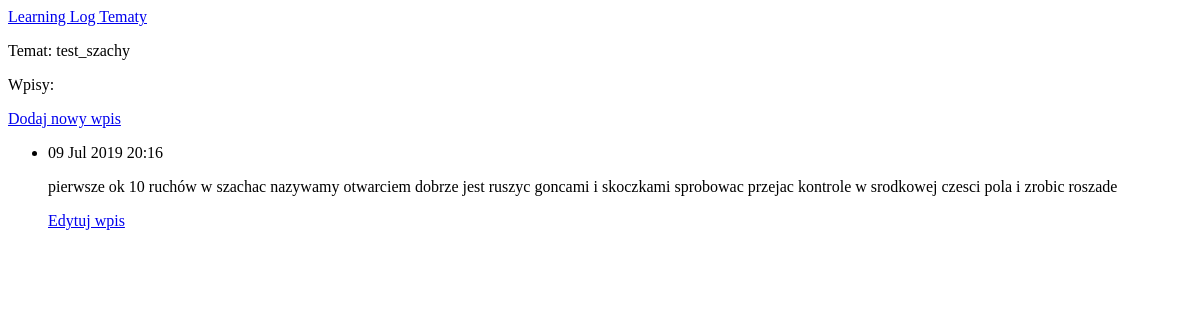
Page /topics/1/ on the earlier database version.
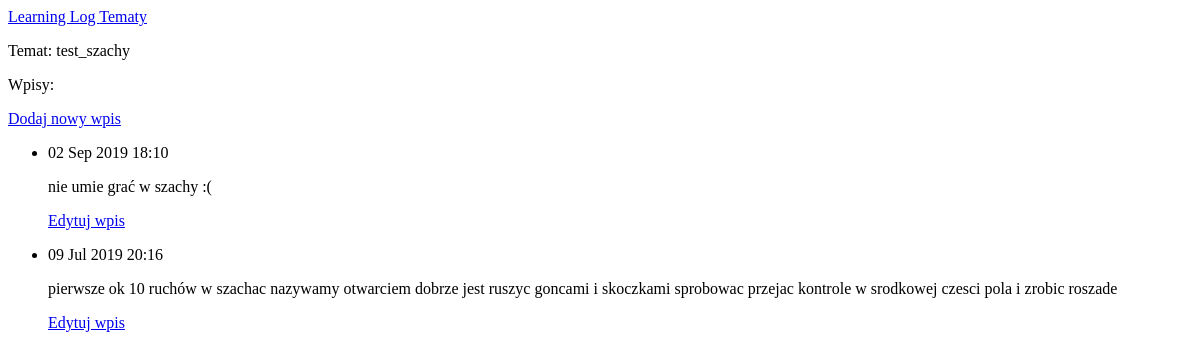
Same page on the later database version.
### learning_logs/models.py (models this page shows, shortened)
class Topic(models.Model):
    text = models.CharField(max_length = 200)
    date_added = models.DateTimeField(auto_now_add = True)
    def __str__(self):
        return self.text

class Entry(models.Model):
    topic = models.ForeignKey(Topic, on_delete = models.CASCADE)
    text = models.TextField()
    date_added = models.DateTimeField(auto_now_add = True)
    class Meta:
        verbose_name_plural = 'entries'

### learning_logs/views.py (the view)
# urls.py: url(r'^topics/(?P<topic_id>\d+)/$', views.topic, name = 'topic'),
def topic(request, topic_id):
    topic = Topic.objects.get(id = topic_id)
    entries = topic.entry_set.order_by('-date_added')
    context = {'topic': topic, 'entries': entries}
    return render(request, 'learning_logs/topic.html', context)

### learning_logs/templates/learning_logs/topic.html
{% extends 'learning_logs/base.html' %}
{% block content %}
  <p> Temat: {{ topic }} </p>
  <p> Wpisy: </p>
  <p>
    <a href = "{% url 'learning_logs:new_entry' topic.id %}"> Dodaj nowy wpis </a>
  </p>
  <ul>
  {% for entry in entries %}
    <li>
      <p> {{ entry.date_added|date:'d M Y H:i' }} </p>
      <p> {{ entry.text|linebreaks }} </p>
      <p>
        <a href = "{% url 'learning_logs:edit_entry' entry.id %}"> Edytuj wpis </a>
      </p>
    </li>
  {% empty %}
    <li>
      Nie ma jeszcze żadnego wpisu.
    </li>
  {% endfor %}
  </ul>
{% endblock content %}

### learning_logs/templates/learning_logs/base.html
<p>
  <a href = "{% url 'learning_logs:index' %}" > Learning Log </a>
  <a href = "{% url 'learning_logs:topics' %}" > Tematy </a>
</p>
{% block content %}{% endblock content %}

Differences in the rows shown:
added Entry: date_added "02 Sep 2019 18:10", text "nie umie grać w szachy :("
